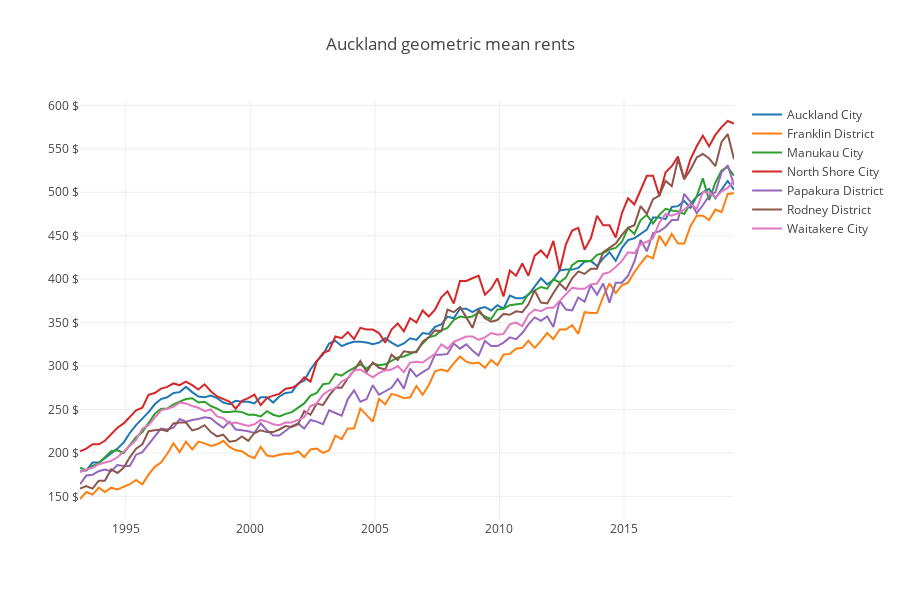
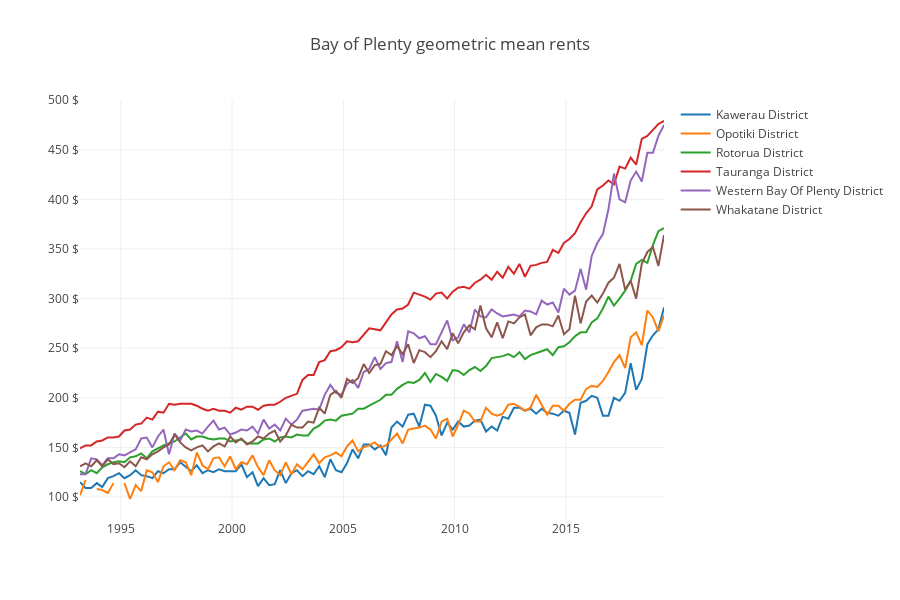
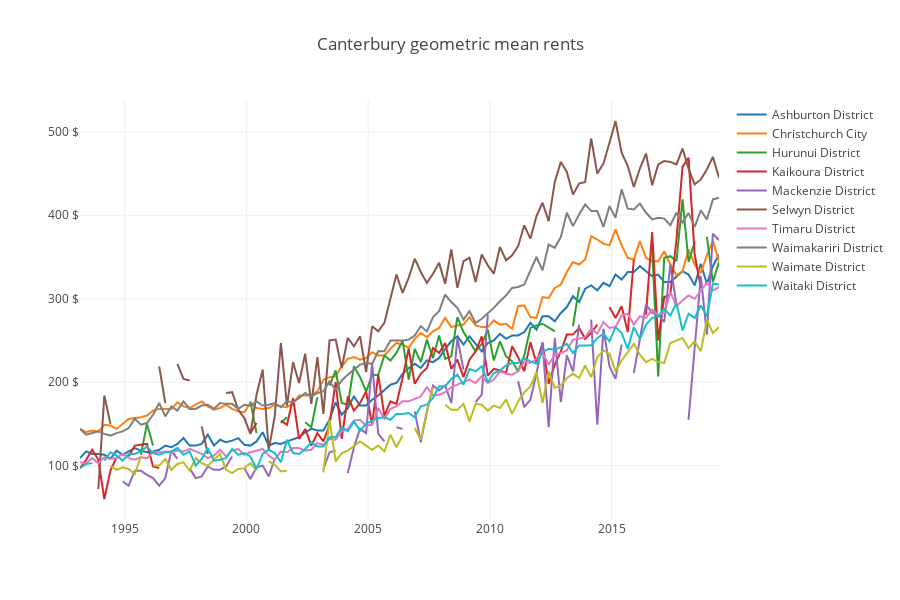
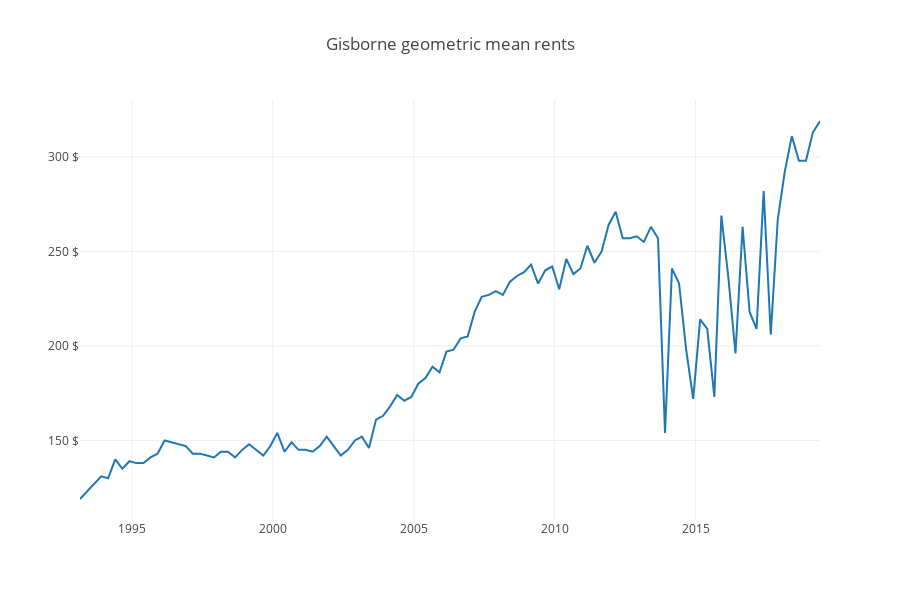

The cell these charts' notebook holds for them, in order:
### Code cell
# Plot
for region, ff in f.groupby('region'):
    data = []
    for territory, g in ff.groupby('territory'):
        trace = go.Scatter(
          x=g['quarter'], 
          y=g['rent_geo_mean'].round(), 
          name=territory,
        )
        data.append(trace)

    layout = go.Layout(
       height=600,
       title='{!s} geometric mean rents'.format(region),
       yaxis=dict(
           ticksuffix=' $',
       )
    )
    fig = go.Figure(data=data, layout=layout)
    po.iplot(fig)
